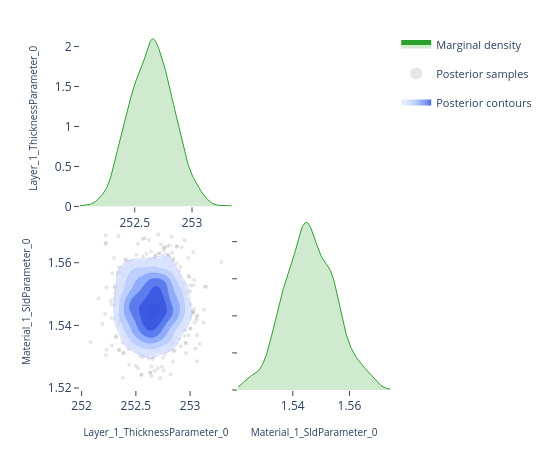

Here is the notebook cell this chart was saved with:
### Code cell
# ---- Pairwise focus: thickness vs SLD ---------------------------------------
# A 2-parameter corner plot zooms in on the joint posterior for a specific
# pair.  This is the same view the EasyReflectometryApp's "2D Heatmap"
# sub-tab uses to inspect parameter degeneracies.


params_of_interest = ['Layer_1_ThicknessParameter_0', 'Material_1_SldParameter_0']
idx = [posterior.param_names.index(p) for p in params_of_interest]
subset_draws = np.asarray(posterior.draws)[:, idx]

fig = plot_corner(subset_draws, params_of_interest)
fig.show()

### Figure 1 — Plotly figure (JSON) as saved in the notebook; plotly's stock layout.template omitted (floating-point values rounded to 4 significant figures; data arrays with more than 128 entries replaced by an {"elided": "..."} marker saying what was removed)
{"data": [{"fill": "tozeroy", "fillcolor": "rgba(44, 160, 44, 0.22)", "hoverinfo": "skip", "legendgroup": "marginal", "line": {"color": "rgb(44, 160, 44)", "width": 1}, "mode": "lines", "name": "Marginal density", "showlegend": true, "type": "scatter", "x": {"elided": "256 float values"}, "xaxis": "x", "y": {"elided": "256 float values"}, "yaxis": "y"}, {"hoverinfo": "skip", "legendgroup": "scatter", "marker": {"color": "rgba(140, 140, 140, 0.22)", "size": 4}, "mode": "markers", "name": "Posterior samples", "showlegend": true, "type": "scatter", "x": {"elided": "720 float values"}, "xaxis": "x3", "y": {"elided": "720 float values"}, "yaxis": "y3", "zorder": 0}, {"colorscale": [[0.0, "rgba(224, 233, 255, 0.62)"], [0.35, "rgba(183, 203, 255, 0.70)"], [0.6, "rgba(138, 169, 252, 0.78)"], [0.82, "rgba(96, 131, 242, 0.84)"], [1.0, "rgba(58, 86, 224, 0.90)"]], "connectgaps": false, "contours": {"coloring": "fill", "end": 82.42, "showlabels": false, "showlines": false, "size": 13.01, "start": 17.35}, "hoverinfo": "skip", "legendgroup": "contour", "name": "Posterior contours", "showlegend": true, "showscale": false, "type": "contour", "x": [252.0, 252.0, 252.1, 252.1, 252.1, 252.1, 252.1, 252.1, 252.2, 252.2, 252.2, 252.2, 252.2, 252.2, 252.3, 252.3, 252.3, 252.3, 252.3, 252.3, 252.4, 252.4, 252.4, 252.4, 252.4, 252.4, 252.5, 252.5, 252.5, 252.5, 252.5, 252.5, 252.6, 252.6, 252.6, 252.6, 252.6, 252.6, 252.7, 252.7, 252.7, 252.7, 252.7, 252.7, 252.8, 252.8, 252.8, 252.8, 252.8, 252.8, 252.9, 252.9, 252.9, 252.9, 252.9, 252.9, 253.0, 253.0, 253.0, 253.0, 253.0, 253.0, 253.1, 253.1, 253.1, 253.1, 253.1, 253.1, 253.2, 253.2, 253.2, 253.2, 253.2, 253.2, 253.3, 253.3, 253.3, 253.3, 253.3, 253.3], "xaxis": "x3", "y": [1.521, 1.521, 1.522, 1.523, 1.523, 1.524, 1.525, 1.525, 1.526, 1.527, 1.527, 1.528, 1.529, 1.53, 1.53, 1.531, 1.532, 1.532, 1.533, 1.534, 1.534, 1.535, 1.536, 1.536, 1.537, 1.538, 1.538, 1.539, 1.54, 1.54, 1.541, 1.542, 1.542, 1.543, 1.544, 1.544, 1.545, 1.546, 1.547, 1.547, 1.548, 1.549, 1.549, 1.55, 1.551, 1.551, 1.552, 1.553, 1.553, 1.554, 1.555, 1.555, 1.556, 1.557, 1.557, 1.558, 1.559, 1.559, 1.56, 1.561, 1.561, 1.562, 1.563, 1.563, 1.564, 1.565, 1.566, 1.566, 1.567, 1.568, 1.568, 1.569, 1.57, 1.57, 1.571, 1.572, 1.572, 1.573, 1.574, 1.574], "yaxis": "y3", "z": {"elided": "80x80 float values"}, "zmax": 82.42, "zmin": 17.35, "zorder": 1}, {"colorscale": [[0.0, "rgba(183, 203, 255, 0.94)"], [0.35, "rgba(183, 203, 255, 0.94)"], [0.35, "rgba(138, 169, 252, 0.95)"], [0.6, "rgba(138, 169, 252, 0.95)"], [0.6, "rgba(96, 131, 242, 0.96)"], [0.82, "rgba(96, 131, 242, 0.96)"], [0.82, "rgba(58, 86, 224, 0.98)"], [1.0, "rgba(58, 86, 224, 0.98)"]], "contours": {"coloring": "lines", "end": 82.42, "showlabels": false, "size": 13.01, "start": 17.35}, "hoverinfo": "skip", "legendgroup": "contour", "line": {"width": 0.9}, "showlegend": false, "showscale": false, "type": "contour", "x": [252.0, 252.0, 252.1, 252.1, 252.1, 252.1, 252.1, 252.1, 252.2, 252.2, 252.2, 252.2, 252.2, 252.2, 252.3, 252.3, 252.3, 252.3, 252.3, 252.3, 252.4, 252.4, 252.4, 252.4, 252.4, 252.4, 252.5, 252.5, 252.5, 252.5, 252.5, 252.5, 252.6, 252.6, 252.6, 252.6, 252.6, 252.6, 252.7, 252.7, 252.7, 252.7, 252.7, 252.7, 252.8, 252.8, 252.8, 252.8, 252.8, 252.8, 252.9, 252.9, 252.9, 252.9, 252.9, 252.9, 253.0, 253.0, 253.0, 253.0, 253.0, 253.0, 253.1, 253.1, 253.1, 253.1, 253.1, 253.1, 253.2, 253.2, 253.2, 253.2, 253.2, 253.2, 253.3, 253.3, 253.3, 253.3, 253.3, 253.3], "xaxis": "x3", "y": [1.521, 1.521, 1.522, 1.523, 1.523, 1.524, 1.525, 1.525, 1.526, 1.527, 1.527, 1.528, 1.529, 1.53, 1.53, 1.531, 1.532, 1.532, 1.533, 1.534, 1.534, 1.535, 1.536, 1.536, 1.537, 1.538, 1.538, 1.539, 1.54, 1.54, 1.541, 1.542, 1.542, 1.543, 1.544, 1.544, 1.545, 1.546, 1.547, 1.547, 1.548, 1.549, 1.549, 1.55, 1.551, 1.551, 1.552, 1.553, 1.553, 1.554, 1.555, 1.555, 1.556, 1.557, 1.557, 1.558, 1.559, 1.559, 1.56, 1.561, 1.561, 1.562, 1.563, 1.563, 1.564, 1.565, 1.566, 1.566, 1.567, 1.568, 1.568, 1.569, 1.57, 1.57, 1.571, 1.572, 1.572, 1.573, 1.574, 1.574], "yaxis": "y3", "z": {"elided": "80x80 float values"}, "zmax": 82.42, "zmin": 17.35, "zorder": 2}, {"fill": "tozeroy", "fillcolor": "rgba(44, 160, 44, 0.22)", "hoverinfo": "skip", "legendgroup": "marginal", "line": {"color": "rgb(44, 160, 44)", "width": 1}, "mode": "lines", "name": "Marginal density", "showlegend": false, "type": "scatter", "x": {"elided": "256 float values"}, "xaxis": "x4", "y": {"elided": "256 float values"}, "yaxis": "y4"}], "layout": {"height": 450, "legend": {"font": {"size": 11}, "itemsizing": "constant", "orientation": "v", "x": 1.02, "xanchor": "left", "y": 1.0, "yanchor": "top"}, "margin": {"b": 60, "l": 80, "r": 160, "t": 30}, "plot_bgcolor": "white", "showlegend": true, "width": 550, "xaxis": {"anchor": "y", "domain": [0.0, 0.49], "showgrid": false, "ticks": "outside", "zeroline": false}, "xaxis2": {"anchor": "y2", "domain": [0.51, 1.0], "showgrid": false, "ticks": "outside", "visible": false, "zeroline": false}, "xaxis3": {"anchor": "y3", "domain": [0.0, 0.49], "showgrid": false, "ticks": "outside", "title": {"font": {"size": 10}, "text": "Layer_1_ThicknessParameter_0"}, "zeroline": false}, "xaxis4": {"anchor": "y4", "domain": [0.51, 1.0], "showgrid": false, "ticks": "outside", "title": {"font": {"size": 10}, "text": "Material_1_SldParameter_0"}, "zeroline": false}, "yaxis": {"anchor": "x", "domain": [0.51, 1.0], "showgrid": false, "ticks": "outside", "title": {"font": {"size": 10}, "text": "Layer_1_ThicknessParameter_0"}, "zeroline": false}, "yaxis2": {"anchor": "x2", "domain": [0.51, 1.0], "showgrid": false, "ticks": "outside", "visible": false, "zeroline": false}, "yaxis3": {"anchor": "x3", "domain": [0.0, 0.49], "showgrid": false, "ticks": "outside", "title": {"font": {"size": 10}, "text": "Material_1_SldParameter_0"}, "zeroline": false}, "yaxis4": {"anchor": "x4", "domain": [0.0, 0.49], "showgrid": false, "showticklabels": false, "ticks": "outside", "zeroline": false}}}
